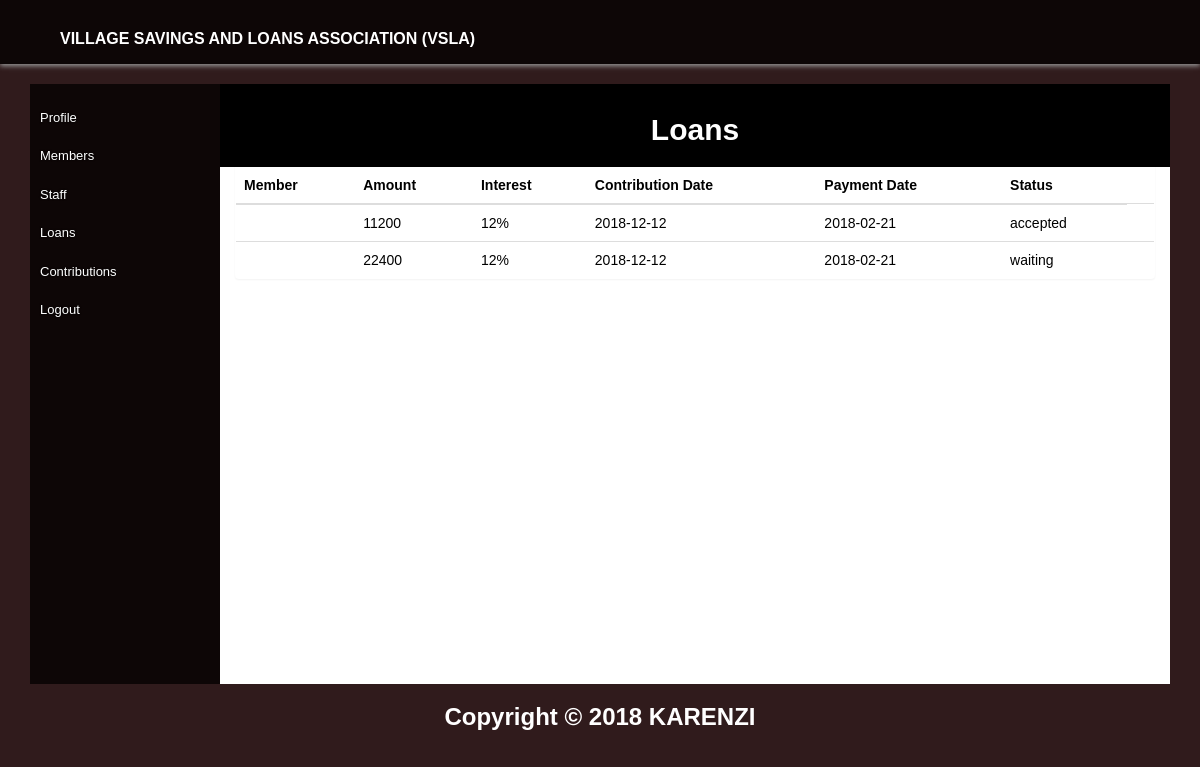
/?page=A_loans (signed in), run on the app's committed database.
### tables this page shows
CREATE TABLE `loan` (
  `loan_id` int(10) NOT NULL,
  `staff_id` int(10) NOT NULL,
  `member_id` int(10) NOT NULL,
  `amount` int(11) NOT NULL,
  `amount_interest` int(20) NOT NULL,
  `payment_date` date NOT NULL,
  `request_date` date NOT NULL,
  `status` varchar(50) NOT NULL
);

### controllers/controller.php (called while the page is built, shortened)
<?php
require_once('models/model.php');
class Controller {
	protected $model;
	public function __construct() {
		$this->model = new Model();
	}
	public function A_loans() {
		$tests = $this->model->S_loans();
		require_once 'views/admin.php';
	}
}
?>

### index.php (called while the page is built, shortened)
<?php
require_once('controllers/controller.php');
$controller = new Controller();
if(empty($_REQUEST['page'])) $page='index';
else $page = $_REQUEST['page'];
$controller->$page();
?>

### models/member.php (called while the page is built, shortened)
<?php
require_once('database.php');
class Member {
	protected $database;
	public function __construct()
	{
		$this->database = new Db();
		$this->database->connect();
	}
		public function S_loans() {
		$sql = "SELECT loan.*, member.name FROM loan inner join member on member.member_id = loan.member_id";
		$result = $this->database->execute($sql);
		return $result;
	}
}
?>

### models/model.php (called while the page is built, shortened)
<?php
require_once ('member.php');
class Model {
	protected $tests;
	public function __construct() {
		$this->tests = new Member();
	}
	public function S_loans() {
		return $this->tests->S_loans();
	}
}
?>

### models/database.php (called while the page is built, shortened)
<?php
class Db {
protected $db_connection;
public function connect() {
	$this->db_connection = mysqli_connect(host,user,pass,database) or die(mysqli_error($this->db_connection));
}
public function execute($sql) {
	$query=mysqli_query($this->db_connection, $sql)  or die($sql.mysqli_error($this->db_connection));
		$result=array();
		if(preg_match("/^select/i", $sql)) { while($row=mysqli_fetch_assoc($query)) $result[]=$row; }
		return $result;
}
}
?>

### views/S_loans.php (the view, shortened to what this page needs)
<div>
  <div class="panel">
    <div class="panel-heading panel-black text-center">
      <h2> Loans</h2>
    </div>
  <table class="table table-hover">
    <thead>
      <th>Member</th>
      <th>Amount</th>
      <th>Interest</th>
      <th>Contribution Date</th>
      <th>Payment Date</th>
      <th>Status</th>
    </thead>
    <tbody>
<?php
        foreach ($tests as $data) {
      ?>
      <tr>
        <td></td>
        <td><?php echo $data['amount'];?></td>
        <td><?php echo $data['amount_interest'].'%';?></td>
        <td><?php echo $data['payment_date'];?></td>
        <td><?php echo $data['request_date'];?></td>
        <td><?php echo $data['status'];?></td>
          <td><?php if($data['status']=='waiting' and $_SESSION['type']!='admin'){?>
          <a href="?page=S_Laccept&id=<?php echo $data['loan_id'];?>" class="btn btn-primary">Accept</a><a class="btn btn-danger" href="?page=S_Lignore&id=<?php echo $data['loan_id'];?>">Ignore</a><?php } ?>
              </td>
      </tr><?php } ?>
    </tbody>
  </table>
  </div>
</div>

### css/style.css (style rules this page uses)
body { font-family: 'Raleway', sans-serif; }
.panel-black.panel-heading { background-color: black; margin-right: -40px; margin-left: -40px; margin-top: -2px; color: white; }
.hm-body { background-color: rgb(48,27,28); color: white; }
html, body { height: 100%; font-family:verdana,arial,sans-serif; color:#555555; }
h1,h2,h3 { font-weight:800; }

### data on the page
loan: amount "11200", amount_interest "12", payment_date "2018-12-12", request_date "2018-02-21", status "accepted"
loan: amount "22400", amount_interest "12", payment_date "2018-12-12", request_date "2018-02-21", status "waiting"
